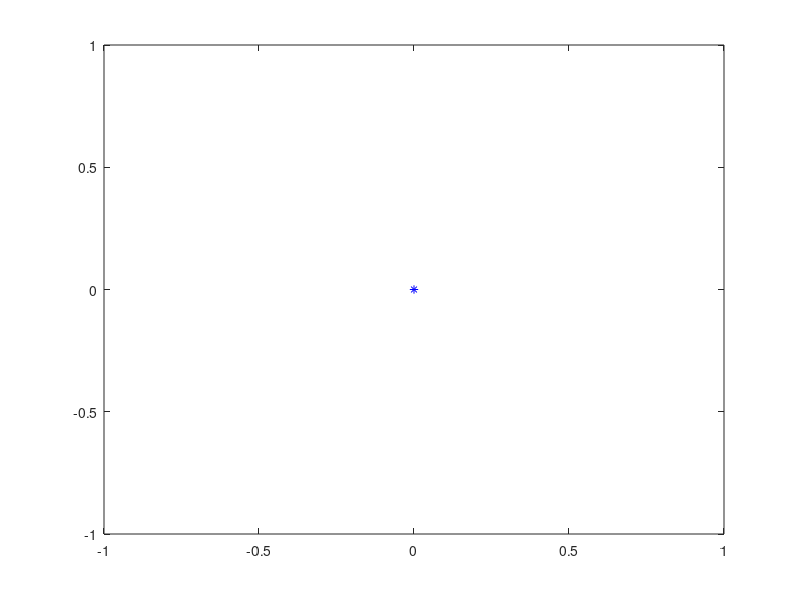

Here is the MATLAB script that generated this plot:
####~~~~~~~~~~~~~~~~~~~~~~~~~~~~~~~~~~~~~~~~~~~~~~~~~~~~~~~~~~
####
#### Plot a single point on a smith chart
####	- Smith chart should already be created using scCreate
####	- Impedance must be normalized
####
#### Assumes: 	
####	1 argument in --> Plot Impedance (normalized)
####	2 arguments in -> Plot Reflection Coeff.
####
#### Usage:	
####	scAddPoint(rectZ) ---> Plot Impedance (normalized)
####	scAddPoint(mag,ang) -> Plot Reflection Coeff.
####
#### Example:	
####	scAddPoint(2+1i) ----> Plot Impedance (normalized)
####	scAddPoint(0.6,110) -> Plot Reflection Coeff.
####
####
#### curtis
#### scAddPoint.m
#### Last modified: 3/30/11
####~~~~~~~~~~~~~~~~~~~~~~~~~~~~~~~~~~~~~~~~~~~~~~~~~~~~~~~~~~
function scAddPoint(varargin)

num_argin = nargin;

color_options = ["k","r","g","b","m","c"];	# select random color
random_num = round(5*rand)+1;			#
random_color = color_options(random_num);	#

point_type = "*";				# init point properties
point_color = random_color;			#
plot_point = 0+0i;				#

if(num_argin==1)				# if input is impedance
	a = varargin{1};  			# a=r+xi
	plot_point = (a-1)/(a+1);		# convert to refl coef in rect form
	label = num2str(a);
elseif(num_argin==2)				# if input is refl coef
	a1 = varargin{1};   			# refl magnitude
	a2 = varargin{2};   			# refl angle
	plot_point = ptor(a1,a2);		# convert to rect coord.
	label = [num2str(a1)," L",num2str(a2)];
else
	printf("Inproper call to scAddPoint\n");
	printf("Usage: scAddPoint(R+Xi) or scAddPoint(mag(refl),ang(refl))\n");
endif

plot(real(plot_point),imag(plot_point),[point_type,point_color])
%legend(label);



endfunction



